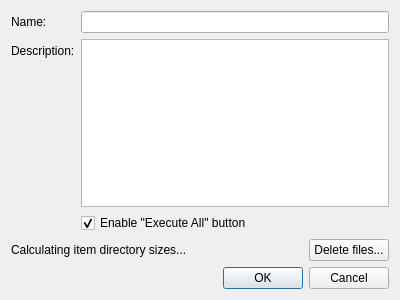
<?xml version="1.0" encoding="UTF-8"?>
<!--
######################################################################################################################
# Copyright (C) 2017-2022 Spine project consortium
# Copyright Spine Toolbox contributors
# This file is part of Spine Toolbox.
# Spine Toolbox is free software: you can redistribute it and\/or modify it under the terms of the GNU Lesser General
# Public License as published by the Free Software Foundation, either version 3 of the License, or (at your option)
# any later version. This program is distributed in the hope that it will be useful, but WITHOUT ANY WARRANTY;
# without even the implied warranty of MERCHANTABILITY or FITNESS FOR A PARTICULAR PURPOSE. See the GNU Lesser General
# Public License for more details. You should have received a copy of the GNU Lesser General Public License along with
# this program. If not, see <http:\/\/www.gnu.org\/licenses\/>.
######################################################################################################################
-->
<ui version="4.0">
 <class>Form</class>
 <widget class="QWidget" name="Form">
  <property name="geometry">
   <rect>
    <x>0</x>
    <y>0</y>
    <width>400</width>
    <height>300</height>
   </rect>
  </property>
  <property name="windowTitle">
   <string>Form</string>
  </property>
  <layout class="QVBoxLayout" name="verticalLayout">
   <item>
    <layout class="QFormLayout" name="formLayout">
     <item row="0" column="0">
      <widget class="QLabel" name="label">
       <property name="text">
        <string>Name:</string>
       </property>
      </widget>
     </item>
     <item row="1" column="0">
      <widget class="QLabel" name="label_3">
       <property name="text">
        <string>Description:</string>
       </property>
      </widget>
     </item>
     <item row="1" column="1">
      <widget class="QPlainTextEdit" name="description_text_edit"/>
     </item>
     <item row="2" column="1">
      <widget class="QCheckBox" name="enable_execute_all_check_box">
       <property name="text">
        <string>Enable &quot;Execute All&quot; button</string>
       </property>
       <property name="checked">
        <bool>true</bool>
       </property>
      </widget>
     </item>
     <item row="0" column="1">
      <widget class="QLineEdit" name="name_line_edit">
       <property name="readOnly">
        <bool>true</bool>
       </property>
      </widget>
     </item>
    </layout>
   </item>
   <item>
    <layout class="QHBoxLayout" name="horizontalLayout">
     <item>
      <widget class="QLabel" name="item_directory_size_label">
       <property name="text">
        <string>Calculating item directory sizes...</string>
       </property>
      </widget>
     </item>
     <item>
      <spacer name="horizontalSpacer">
       <property name="orientation">
        <enum>Qt::Orientation::Horizontal</enum>
       </property>
       <property name="sizeHint" stdset="0">
        <size>
         <width>40</width>
         <height>20</height>
        </size>
       </property>
      </spacer>
     </item>
     <item>
      <widget class="QPushButton" name="delete_item_files_button">
       <property name="text">
        <string>Delete files...</string>
       </property>
      </widget>
     </item>
    </layout>
   </item>
   <item>
    <widget class="QDialogButtonBox" name="button_box">
     <property name="standardButtons">
      <set>QDialogButtonBox::StandardButton::Cancel|QDialogButtonBox::StandardButton::Ok</set>
     </property>
    </widget>
   </item>
  </layout>
 </widget>
 <resources/>
 <connections/>
</ui>
